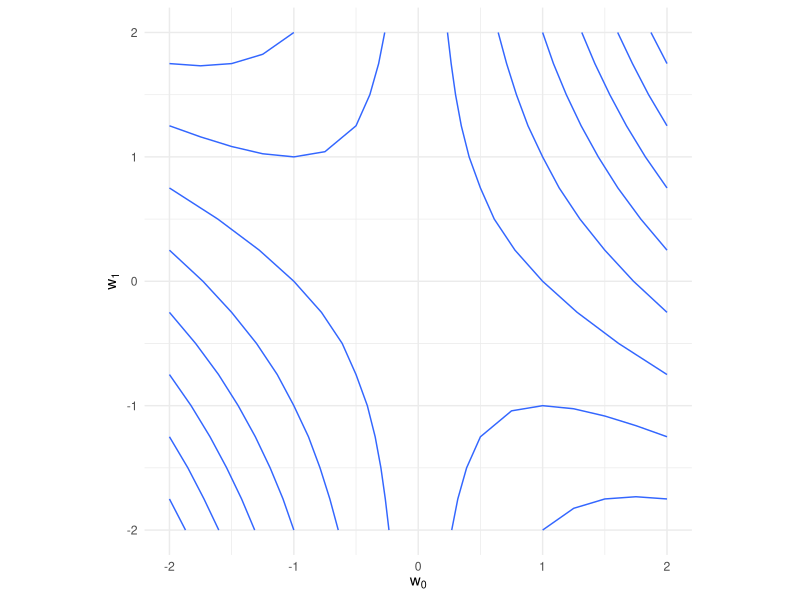
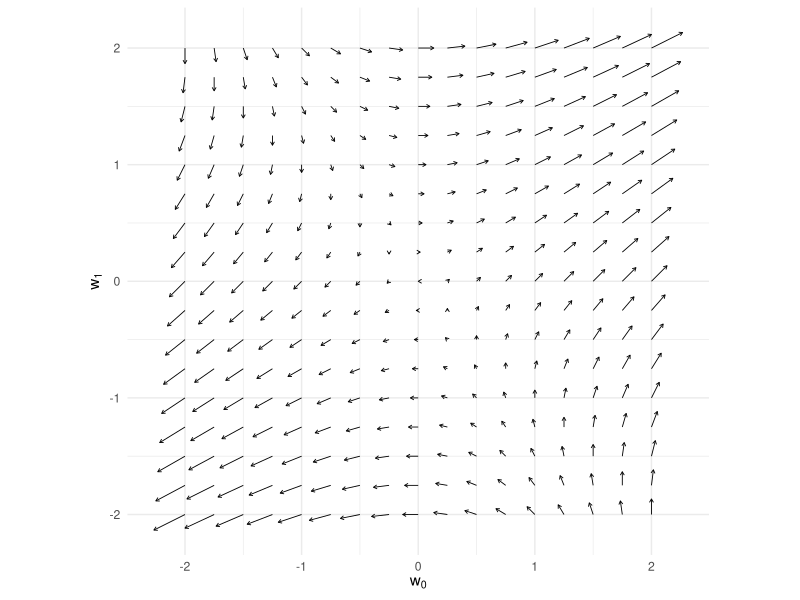
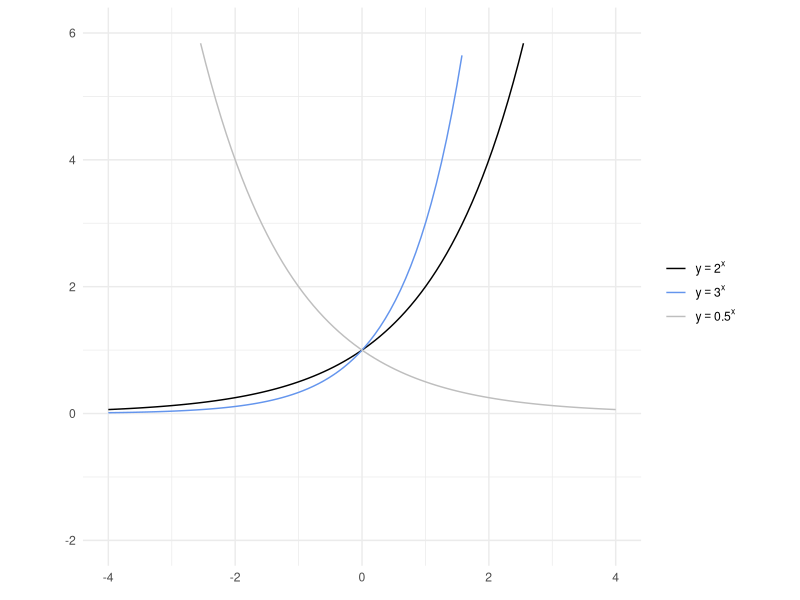
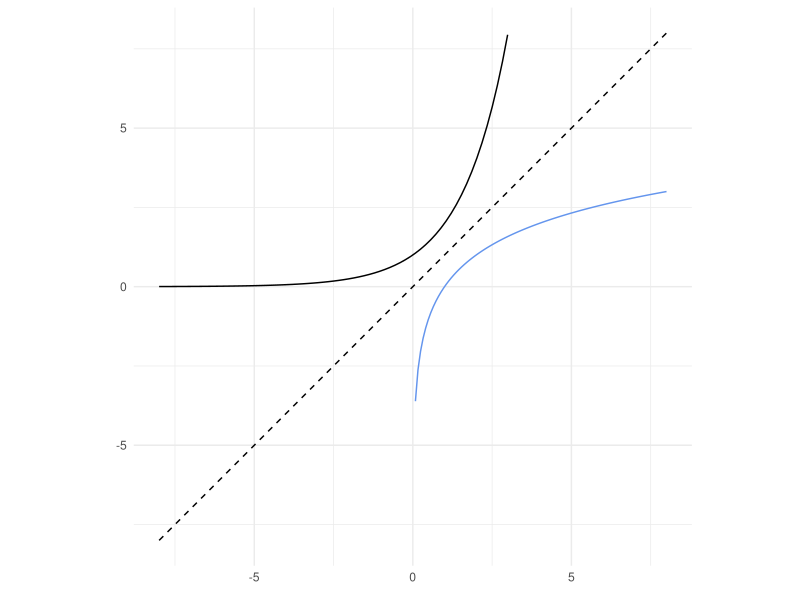
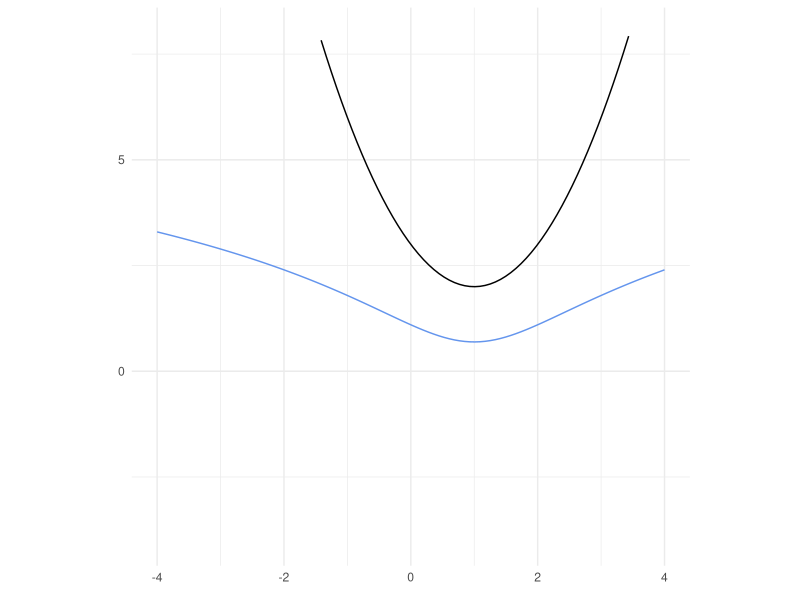
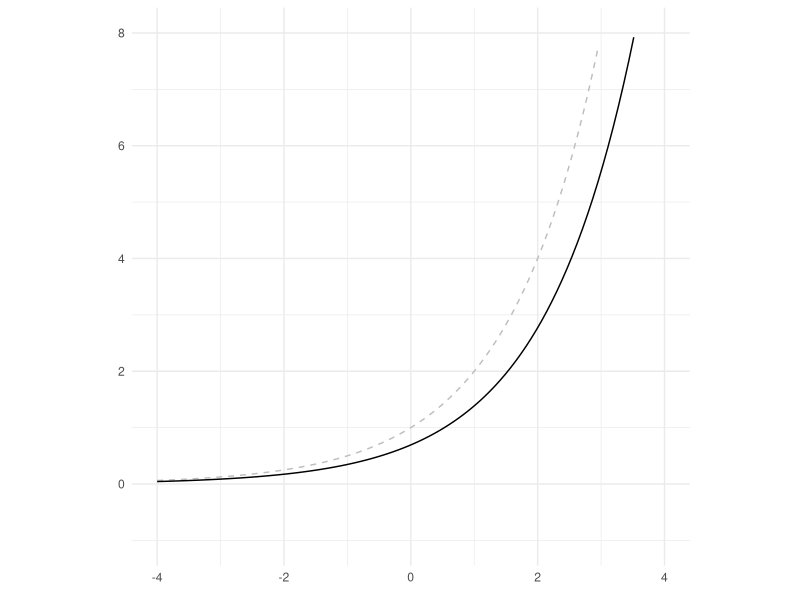
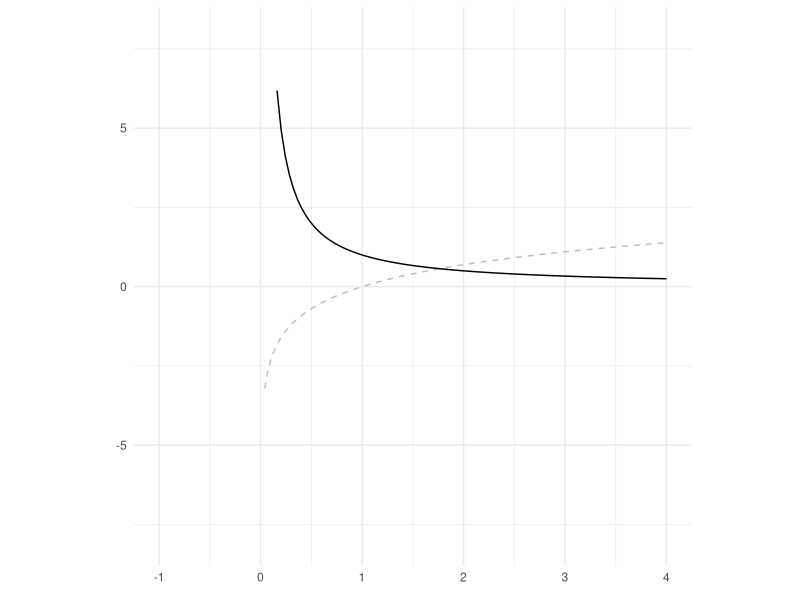
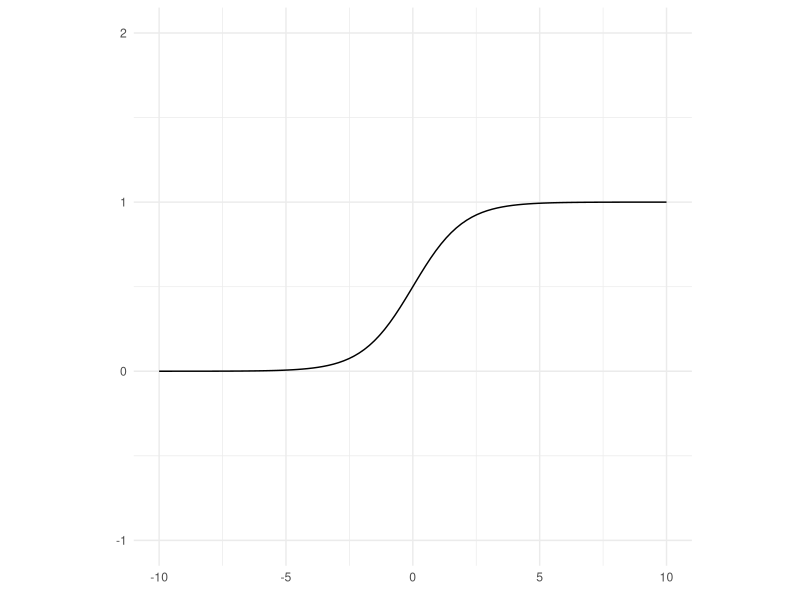

Write R code to recreate these figures, in order.
## ---- chunk 1
#| message: false

library(tidyverse)
## ---- chunk 2
# R
a <- array(c(2, 1), dim = c(1, 2))
print(a)
## ---- chunk 3
array(1:4, dim = c(2, 2))
matrix(1:4, ncol = 2, byrow = TRUE) |>
  as.array()
## ---- chunk 4
# R
class(a)
## ---- chunk 5
# R
c <- matrix(c(1, 2, 3, 4), nrow = 2, ncol = 2, byrow = TRUE) |>
  as.array()
print(c)
## ---- chunk 6
# R
d <- array(c(1, 2), dim = c(2, 1))
print(d)
## ---- chunk 7
# R
print(t(d))
print(t(t(d)))
## ---- chunk 8
# R
a <- array(c(2, 1), dim = c(1, 2))
b <- array(c(1, 3), dim = c(1, 2))
print(a + b)
## ---- chunk 9
# R
a <- array(c(2, 1), dim = c(1, 2))
b <- array(c(1, 3), dim = c(1, 2))
print(a - b)
## ---- chunk 10
print(2 * a)
## ---- chunk 11
# R
b <- array(c(1, 3), dim = c(1, 2))
c <- array(c(4, 2), dim = c(2, 1))
print(b %*% c)
## ---- chunk 12
# R
a <- array(c(1, 3), dim = c(1, 2))
print(norm(a, '2'))
## ---- chunk 13
# R
rm(list = ls(all.names = TRUE))
## ---- chunk 14
# R
a <- array(rep(1, times = 1000), dim = c(1, 1000))
b <- array(1:1000, dim = c(1000, 1))
print(a %*% b)
## ---- chunk 15
# R
f <- function(w0, w1) {            # (A) fの定義
  return(w0 ^ 2 + 2 * w0 * w1 + 3) # 式4-41
}
df_dw0 <- function(w0, w1) {       # (B) fのw0に関する偏微分
  return(2 * w0 + 2 * w1)          # 式4-44
}
df_dw1 <- function(w0, w1) {       # (C) fのw1に関する偏微分
  return(2 * w0)                   # 式4-46
}
## ---- chunk 16
# R
w0_min <- -2; w0_max <- 2
w1_min <- -2; w1_max <- 2
w0_n <- 17; w1_n <- 17
w0 <- seq(from = w0_min, to = w0_max, length.out = w0_n)
w1 <- seq(from = w1_min, to = w1_max, length.out = w1_n)
grid_w0w1 <- expand_grid(w0, w1)                  # (D) グリッド座標の作成
f_num <- f(grid_w0w1$w0, grid_w0w1$w1)            # (E) fの値の計算
df_dw0_num <- df_dw0(grid_w0w1$w0, grid_w0w1$w1)  #     fの偏微分の計算
df_dw1_num <-  df_dw1(grid_w0w1$w0, grid_w0w1$w1) #     fの偏微分の計算
## ---- chunk 17
#| echo: false

ww0 <- grid_w0w1$w0 |>
  array(dim = c(w0_n, w1_n))
ww1 <- grid_w0w1$w1 |>
  array(dim = c(w0_n, w1_n))
## ---- chunk 18
ww0[1:4, 1:4]
ww1[1:4, 1:4]
## ---- chunk 19
x <- c(1, 2, 3)
y <- c(4, 5, 6)
expand_grid(x, y)
## ---- chunk 20
# R
df <- cbind(grid_w0w1, f_num, df_dw0_num, df_dw1_num)
df |>
  ggplot(aes(w0, w1, z = f_num)) +
  geom_contour() +
  coord_fixed(ratio = 1) +
  labs(x = expression(w[0]), y = expression(w[1])) +
  theme_minimal()
## ---- chunk 21
# R
df |>
  ggplot() +
  geom_segment(aes(x = w0, xend = w0 + df_dw0_num / 30,
                   y = w1, yend = w1 + df_dw1_num / 30),
               linewidth = 0.3,
               arrow = arrow(length = unit(0.1, 'cm'))) +
  coord_fixed(ratio = 1) +
  labs(x = expression(w[0]), y = expression(w[1])) +
  theme_minimal()
## ---- chunk 22
# R
rm(list = ls(all.names = TRUE))
## ---- chunk 23
# R
A <- matrix(1:6, nrow = 2, ncol = 3, byrow = TRUE) |>
  as.array()
print(A)
## ---- chunk 24
# R
B <- matrix(7:12, nrow = 2, ncol = 3, byrow = TRUE) |>
  as.array()
print(B)
## ---- chunk 25
# R
print(A + B)
print(A - B)
## ---- chunk 26
# R
A <- matrix(1:6, nrow = 2, ncol = 3, byrow = TRUE) |>
  as.array()
print(2 * A)
## ---- chunk 27
# R
A <- array(1:3, dim = c(1, 3))
B <- array(4:6, dim = c(3, 1))
print(A %*% B)
## ---- chunk 28
# R
A <- array(1:3, dim = c(1, 3))
B <- array(4:6, dim = c(1, 3))
print(A * B)
## ---- chunk 29
# R
A <- array(1:3, dim = c(1, 3))
B <- array(4:6, dim = c(1, 3))
print(A / B)
## ---- chunk 30
# R
A <- matrix(c(1:3, -1:-3), nrow = 2, ncol = 3, byrow = TRUE) |>
  as.array()
B <- array(c(4:6, -4:-6), dim = c(3, 2))
print(A %*% B)
## ---- chunk 31
# R
print(diag(nrow = 3, ncol = 3))
## ---- chunk 32
# R
A <- matrix(1:9, nrow = 3, ncol = 3, byrow = TRUE) |>
  as.array()
I <- diag(1, nrow = 3, ncol = 3)
print(A %*% I)
## ---- chunk 33
# R
A <- matrix(1:4, nrow = 2, ncol = 2, byrow = TRUE) |>
  as.array()
invA <- solve(A)
print(invA)
## ---- chunk 34
# R
A <- matrix(1:6, nrow = 2, ncol = 3, byrow = TRUE) |>
  as.array()
print(A)
print(t(A))
## ---- chunk 35
# R
rm(list = ls(all.names = TRUE))
## ---- chunk 36
# R

x <- seq(from = -4, to = 4, length.out = 100)
y <- 2 ^ x
y2 <- 3 ^ x
y3 <- 0.5 ^ x
## ---- chunk 37
#| warning: false

# R
tibble(x_plt = c(x, x, x),
       y_plt = c(y, y2, y3),
       col   = rep(c('1', '2', '3'), each = length(x))) |>
  ggplot(aes(x = x_plt, y = y_plt, color = col)) +
  geom_line() +
  xlim(-4, 4) + ylim(-2, 6) +
  coord_fixed(ratio = 8 / 8) +
  scale_color_manual(values = c('black', 'cornflowerblue', 'gray'),
                     name   = element_blank(),
                     labels = c(expression(y == 2 ^ x),
                                expression(y == 3 ^ x),
                                expression(y == 0.5 ^ x))) +
  labs(x = element_blank(), y = element_blank()) +
  theme_minimal()
## ---- chunk 38
# R
x <- seq(from = -8, to = 8, length.out = 100)
y <- 2 ^ x
x2 <- seq(from = 0.001, to = 8, length.out = 100)
y2 <- log(x2) / log(2)
## ---- chunk 39
#| warning: false

# R
ggplot() +
  geom_line(data    = tibble(x_plt = x, y_plt = y),   # 指数関数
            mapping = aes(x = x_plt, y = y_plt),
            color   = 'black') +
  geom_line(data    = tibble(x_plt = x2, y_plt = y2), # 対数関数
            mapping = aes(x = x_plt, y = y_plt),
            color   = 'cornflowerblue') +
  geom_line(data     = tibble(x_plt = x, y_plt = x),  # y = x
            mapping  = aes(x = x_plt, y = y_plt),
            linetype = 'dashed') +
  xlim(-8, 8) + ylim(-8, 8) +
  coord_fixed(ratio = 1) +
  labs(x = element_blank(), y = element_blank()) +
  theme_minimal()
## ---- chunk 40
# R
x <- seq(from = -4, to = 4, length.out = 100)
y <- (x - 1) ^ 2 + 2
logy <- log(y)
## ---- chunk 41
#| warning: false

# R
ggplot() +
  geom_line(data    = tibble(x_plt = x, y_plt = y),    # 指数関数
            mapping = aes(x = x_plt, y = y_plt),
            color   = 'black') +
  geom_line(data    = tibble(x_plt = x, y_plt = logy), # 対数化
            mapping = aes(x = x_plt, y = y_plt),
            color   = 'cornflowerblue') +
  xlim(-4, 4) + ylim(-4, 8) +
  coord_fixed(ratio = 8 / 12) +
  labs(x = element_blank(), y = element_blank()) +
  theme_minimal()
## ---- chunk 42
# R
x <- seq(from = -4, to = 4, length.out = 100)
a <- 2
y <- a ^ x
dy <- log(a) * y
## ---- chunk 43
#| warning: false

# R
ggplot() +
  geom_line(data     = tibble(x_plt = x, y_plt = y), # y
            mapping  = aes(x = x_plt, y = y_plt),
            color    = 'gray',
            linetype = 'dashed') +
  geom_line(data    = tibble(x_plt = x, y_plt = dy), # y'
            mapping = aes(x = x_plt, y = y_plt)) +
  xlim(-4, 4) + ylim(-1, 8) +
  coord_fixed(ratio = 8 / 9) +
  labs(x = element_blank(), y = element_blank()) +
  theme_minimal()
## ---- chunk 44
# R
x <- seq(from = 0.0001, to = 4, length.out = 100)
y <- log(x)
dy <- 1 / x
## ---- chunk 45
#| warning: false

# R
ggplot() +
  geom_line(data     = tibble(x_plt = x, y_plt = y), # y
            mapping  = aes(x = x_plt, y = y_plt),
            color    = 'gray',
            linetype = 'dashed') +
  geom_line(data    = tibble(x_plt = x, y_plt = dy), # y'
            mapping = aes(x = x_plt, y = y_plt)) +
  xlim(-1, 4) + ylim(-8, 8) +
  coord_fixed(ratio = 5 / 16) +
  labs(x = element_blank(), y = element_blank()) +
  theme_minimal()
## ---- chunk 46
# R
x <- seq(from = -10, to = 10, length.out = 100)
y <- 1 / (1 + exp(-x)) # 式4-114
## ---- chunk 47
# R
ggplot() +
  geom_line(data    = tibble(x_plt = x, y_plt = y),
            mapping = aes(x = x_plt, y = y_plt)) +
  xlim(-10, 10) + ylim(-1, 2) +
  coord_fixed(ratio = 20 / 3) +
  labs(x = element_blank(), y = element_blank()) +
  theme_minimal()
## ---- chunk 48
# R
softmax <- function(x0, x1, x2) {
  u <- exp(x0) + exp(x1) + exp(x2) # 式4-119
  y0 <- exp(x0) / u                # 式4-120
  y1 <- exp(x1) / u
  y2 <- exp(x2) / u
  return(c(y0, y1, y2))
}
## ---- chunk 49
# R
y <- softmax(2, 1, -1)
print(round(y, 4))
print(sum(y))
## ---- chunk 50
# R
x0_n <- 20; x1_n <- 20
x0 <- seq(from = -4, to = 4, length.out = x0_n)
x1 <- seq(from = -4, to = 4, length.out = x1_n)
grid_x0x1 <- expand_grid(x0, x1)
y_vec <- softmax(grid_x0x1$x0, grid_x0x1$x1, 1)
y <- array(y_vec, dim = c(x0_n * x1_n, 3))
## ---- chunk 51
head(y_vec, 5)
## ---- chunk 52
# R
persp(x = x0, y = x1,
      z = y[,1] |>
        matrix(nrow = x0_n, ncol = x1_n, byrow = TRUE),
      zlab = '', theta = -40, phi = 30)
persp(x = x0, y = x1,
      z = y[,2] |>
        matrix(nrow = x0_n, ncol = x1_n, byrow = TRUE),
      zlab = '', theta = -40, phi = 30)
## ---- chunk 53
# R
gauss <- function(mu, sigma, a, x) {
  # 式4-135
  y <- a * exp(-((x - mu) ^ 2) / (2 * sigma ^ 2))
}
## ---- chunk 54
# R
x <- seq(from = -4, to = 4, length.out = 100)
ggplot() +
  geom_line(data    = tibble(a = x, b = gauss(0, 1, 1, x)),   # 平均0，標準偏差1，高さ1
            mapping = aes(x = a, y = b),
            color   = 'black') +
  geom_line(data    = tibble(c = x, d = gauss(2, 2, 0.5, x)), # 平均2，標準偏差2，高さ0.5
            mapping = aes(x = c, y = d),
            color   = 'gray') +
  xlim(-4, 4) + ylim(-0.5, 1.5) +
  coord_fixed(ratio = 8 / 2) +
  labs(x = element_blank(), y = element_blank()) +
  theme_minimal()
## ---- chunk 55
# R
rm(list = ls(all.names = TRUE)) 
## ---- chunk 56
# R
gauss <- function(x0, x1, mu, sigma) {
  x <- array(c(x0, x1), dim = c(2, 1))
  # 式4-142
  a <- 1 / (2 * pi) * 1 / (det(sigma) ^ (1 / 2))
  # 式4-138
  inv_sigma <- solve(sigma)
  y <- a * exp((-1 / 2) * t(x - mu) %*% inv_sigma %*% (x - mu))
  return(y)
}
## ---- chunk 57
# R
x0 <- 2; x1 <- 1
mu <- array(c(1, 2), dim = c(2, 1))
sigma = array(c(1, 0, 0, 1), dim = c(2, 2))
y <- gauss(x0, x1, mu, sigma)
cat('y =', round(y, 6))
## ---- chunk 58
# R
mu <- array(c(1, 0.5), dim = c(2, 1))
sigma <- array(c(2, 1, 1, 1), dim = c(2, 2))
x0_min <- -3; x0_max <- 3
x1_min <- -3; x1_max <- 3
## ---- chunk 59
# R
x0_n <- 40; x1_n <- 40
x0 <- seq(from = x0_min, to = x0_max, length.out = x0_n)
x1 <- seq(from = x1_min, to = x1_max, length.out = x1_n)
f <- array(0, dim = c(x1_n, x0_n))
for (i0 in 1:x0_n) {
  for (i1 in 1:x1_n) {
    f[i0, i1] <- gauss(x0[i0], x1[i1], mu, sigma)
  }
}
grid_x0x1 <- expand_grid(x0, x1)
## ---- chunk 60
#| warning: false

# R
df <- grid_x0x1 |>
  mutate(f = rep(NA, times = n()))
n <- 1
for (i in 1:x0_n) {
  for (j in 1:x1_n) {
    df$f[n] <- f[i, j]
    n <- n + 1
  }
}
df |>
  ggplot(aes(x0, x1, z = f)) +
  geom_contour() +
  xlim(-2, 3) + ylim(-2, 3) +
  coord_fixed(ratio = 5 / 5) +
  labs(x = expression(x[0]), y = expression(x[1])) +
  theme_minimal()
## ---- chunk 61
# R
persp(x = x0, y = x1, z = f, zlab = '',
      theta = -25, phi = 35)
